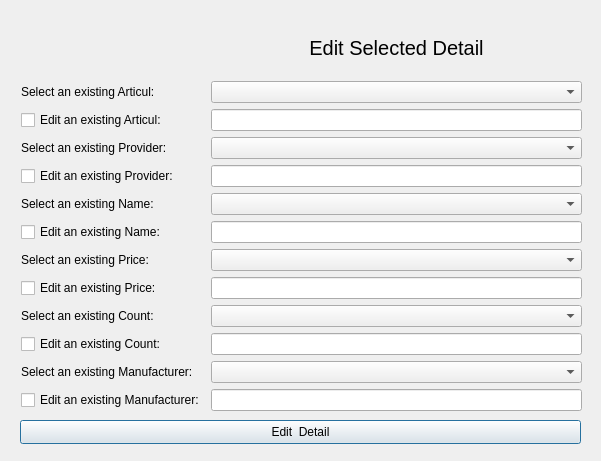
<?xml version="1.0" encoding="UTF-8"?>
<ui version="4.0">
 <class>EditSelectesDetail</class>
 <widget class="QDialog" name="EditSelectesDetail">
  <property name="geometry">
   <rect>
    <x>0</x>
    <y>0</y>
    <width>601</width>
    <height>461</height>
   </rect>
  </property>
  <property name="windowTitle">
   <string>Dialog</string>
  </property>
  <widget class="QWidget" name="gridLayoutWidget">
   <property name="geometry">
    <rect>
     <x>21</x>
     <y>20</y>
     <width>561</width>
     <height>391</height>
    </rect>
   </property>
   <layout class="QGridLayout" name="gridLayout">
    <item row="11" column="1">
     <widget class="QComboBox" name="ESPCcomboBox"/>
    </item>
    <item row="7" column="1">
     <widget class="QLineEdit" name="EANPVlineEdit"/>
    </item>
    <item row="10" column="1">
     <widget class="QLineEdit" name="EANNlineEdit"/>
    </item>
    <item row="7" column="0">
     <widget class="QCheckBox" name="EANPVcheckBox">
      <property name="text">
       <string>Edit an existing Provider:</string>
      </property>
     </widget>
    </item>
    <item row="5" column="1">
     <widget class="QComboBox" name="ESPVcomboBox"/>
    </item>
    <item row="4" column="0">
     <widget class="QCheckBox" name="EANAcheckBox">
      <property name="text">
       <string>Edit an existing Articul:</string>
      </property>
     </widget>
    </item>
    <item row="2" column="1">
     <widget class="QComboBox" name="ESAcomboBox"/>
    </item>
    <item row="12" column="1">
     <widget class="QLineEdit" name="EANPClineEdit"/>
    </item>
    <item row="12" column="0">
     <widget class="QCheckBox" name="EANPCcheckBox">
      <property name="text">
       <string>Edit an existing Price:</string>
      </property>
     </widget>
    </item>
    <item row="15" column="1">
     <widget class="QComboBox" name="ESMcomboBox"/>
    </item>
    <item row="0" column="1">
     <widget class="QLabel" name="EANDlabel">
      <property name="font">
       <font>
        <pointsize>15</pointsize>
       </font>
      </property>
      <property name="text">
       <string>Edit Selected Detail</string>
      </property>
      <property name="alignment">
       <set>Qt::AlignCenter</set>
      </property>
     </widget>
    </item>
    <item row="10" column="0">
     <widget class="QCheckBox" name="EANNcheckBox">
      <property name="text">
       <string>Edit an existing Name:</string>
      </property>
     </widget>
    </item>
    <item row="13" column="1">
     <widget class="QComboBox" name="ESCcomboBox"/>
    </item>
    <item row="14" column="1">
     <widget class="QLineEdit" name="EANClineEdit"/>
    </item>
    <item row="14" column="0">
     <widget class="QCheckBox" name="EANCcheckBox">
      <property name="text">
       <string>Edit an existing Count:</string>
      </property>
     </widget>
    </item>
    <item row="8" column="1">
     <widget class="QComboBox" name="ESNcomboBox"/>
    </item>
    <item row="4" column="1">
     <widget class="QLineEdit" name="EANAlineEdit"/>
    </item>
    <item row="16" column="1">
     <widget class="QLineEdit" name="EANMlineEdit"/>
    </item>
    <item row="16" column="0">
     <widget class="QCheckBox" name="EANMcheckBox">
      <property name="text">
       <string>Edit an existing Manufacturer:</string>
      </property>
     </widget>
    </item>
    <item row="2" column="0">
     <widget class="QLabel" name="label">
      <property name="text">
       <string>Select an existing Articul:</string>
      </property>
     </widget>
    </item>
    <item row="5" column="0">
     <widget class="QLabel" name="label_2">
      <property name="text">
       <string>Select an existing Provider:</string>
      </property>
     </widget>
    </item>
    <item row="8" column="0">
     <widget class="QLabel" name="label_3">
      <property name="text">
       <string>Select an existing Name:</string>
      </property>
     </widget>
    </item>
    <item row="11" column="0">
     <widget class="QLabel" name="label_4">
      <property name="text">
       <string>Select an existing Price:</string>
      </property>
     </widget>
    </item>
    <item row="13" column="0">
     <widget class="QLabel" name="label_5">
      <property name="text">
       <string>Select an existing Count:</string>
      </property>
     </widget>
    </item>
    <item row="15" column="0">
     <widget class="QLabel" name="label_6">
      <property name="text">
       <string>Select an existing Manufacturer:</string>
      </property>
     </widget>
    </item>
   </layout>
  </widget>
  <widget class="QPushButton" name="pushButton">
   <property name="geometry">
    <rect>
     <x>20</x>
     <y>420</y>
     <width>561</width>
     <height>24</height>
    </rect>
   </property>
   <property name="text">
    <string>Edit  Detail</string>
   </property>
  </widget>
 </widget>
 <resources/>
 <connections/>
</ui>
